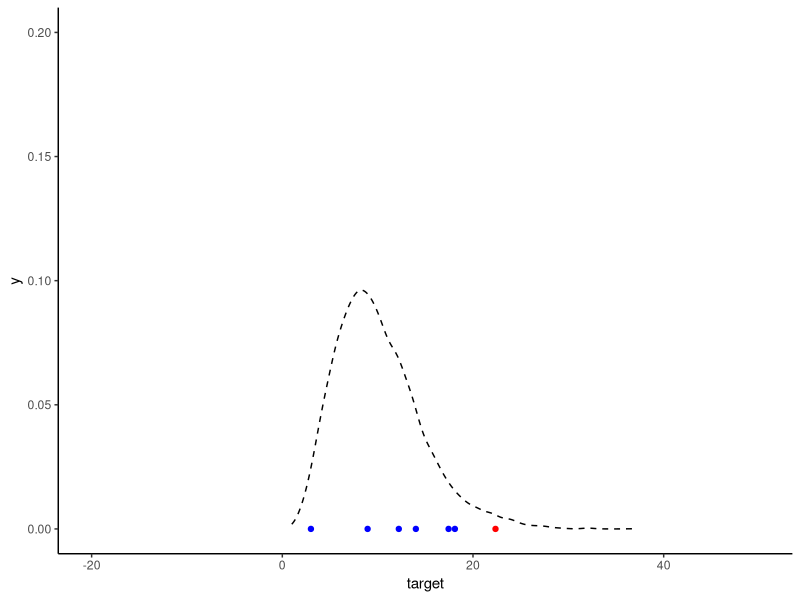
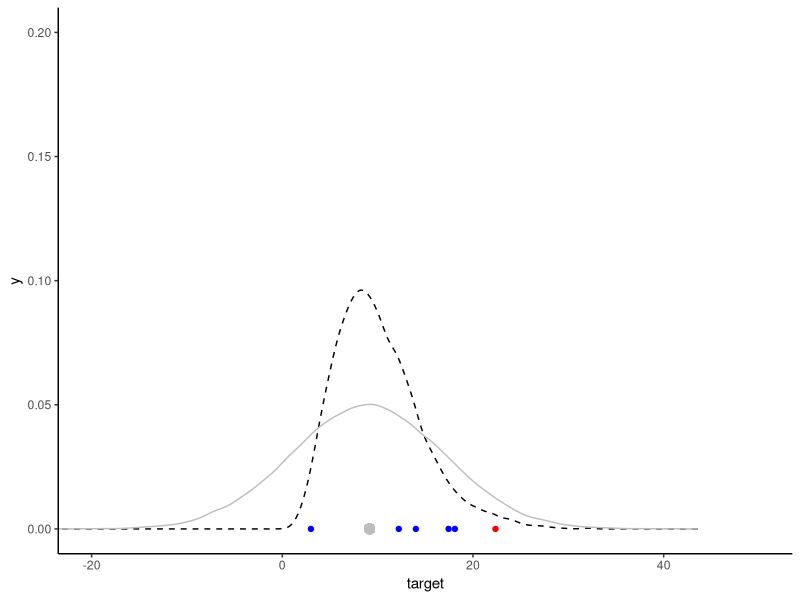
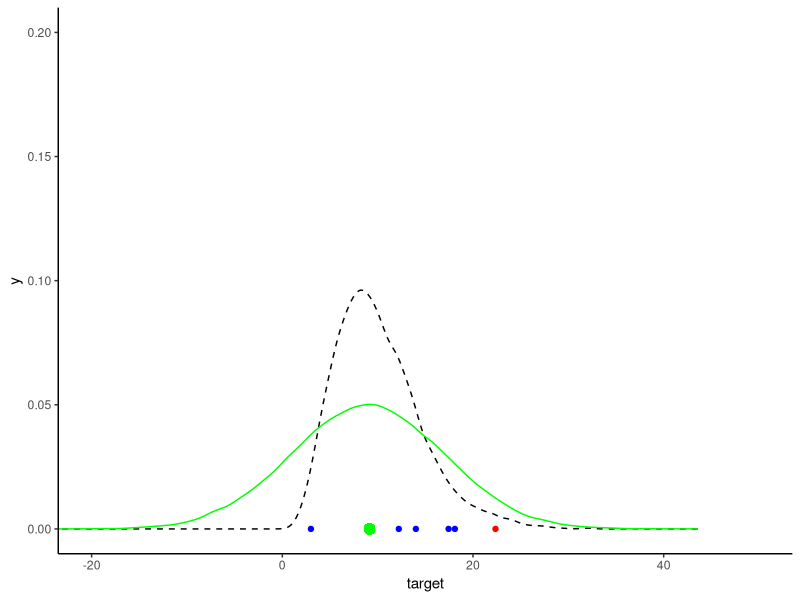
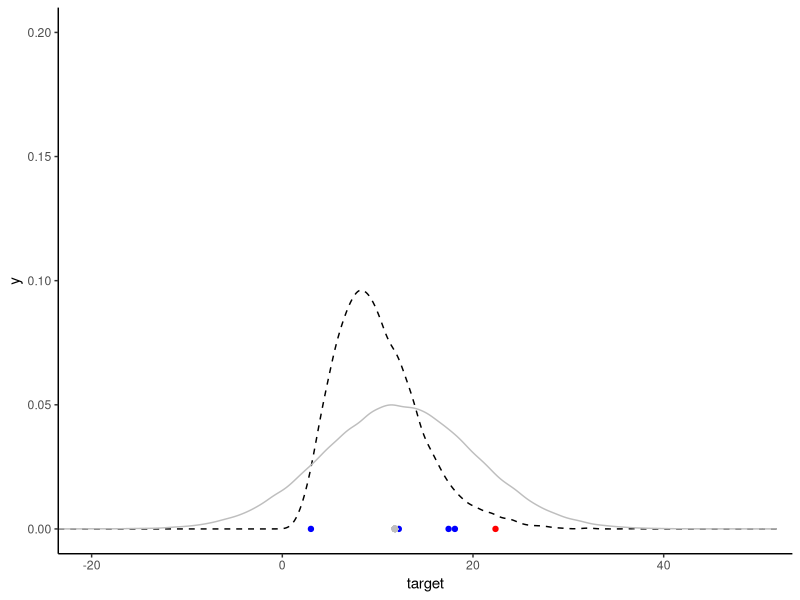

Reproduce these figures in R, in order.
# # TODO: Need to add proposal curves along with points.

# #	blue the i-1 dot and keep the i-1 plot grey,
# #first plot the prop dot and curve (dotted), show the alpha,
# #if accepted, make the curve green (now solid) and dot green as well,
# #else go back to the previous curve and make the dot red
library(ggplot2)
set.seed(1)

chisq_den = function(x, k){
	rtn = 0
	if (x > 0){
		rtn = x^(k/2-1) * exp(-x/2)
	}
	return(rtn)
}

N = 10
h = 100
k = 10
# k =  degrees of freedom
# h = proposal variance N(x, h)
# start = starting value
plots_ar = list() # to store accept reject phase
plots_inter = list() # to store intermediate phase
plots = list() # to store all time steps
samp = numeric(length = N)
prop = numeric(length = N)
acc = numeric(length = N)
target = rchisq(1e4, df = k)

acc[1] = 1
samp[1] = 3
prop[1] = 3
for(t in 2:N){
	prop[t] = rnorm(1, mean = samp[t-1], sd = 8)
	alpha = chisq_den(x = prop[t], k = k) / chisq_den(x = samp[t-1], k = k)
	U = runif(1)
	if(U <= alpha){
		samp[t] = prop[t]
		acc[t] = 1
	} else {
		samp[t] = samp[t-1]
		acc[t] = 0
	}
}
colors = ifelse(acc, "blue", "red")
target_curve = rchisq(1e4, df = k)
### For testing
t = 8
p = ggplot(data = data.frame(target = target_curve), mapping = aes(x = target)) +
	geom_line(stat = 'density', lty = 2) +
	geom_point(data = data.frame(x = prop[1:t-1], y = numeric(length = t-1)), mapping = aes(x = x, y = y), colour = colors[1:t-1]) +
	scale_color_manual(name = "Legend", values = c('blue' = 'blue', 'red' = 'red'), labels = c('red' = 'reject', 'blue' = 'accept')) +
	coord_cartesian(xlim = c(-20, 50), ylim = c(0, 0.2)) +
  theme_classic()
p
prop_curve = rnorm(1e5, mean = samp[t-1], sd = 8)
p1 = p +
	geom_line(data = data.frame(target = prop_curve), mapping = aes(x = target), stat = 'density', color = 'grey') +
	geom_point(mapping = aes(x = prop[t], y = 0), colour = 'gray', size = 3)
color_curr = ifelse(acc[t], "green", "red")
p2 = p +
	geom_line(data = data.frame(target = prop_curve), mapping = aes(x = target), stat = 'density', color = color_curr) +
	geom_point(mapping = aes(x = prop[t], y = 0), colour = color_curr, size = 3)
p1
p2
###------------------


plots_ar[[1]] = ggplot(data = data.frame(target = target_curve), mapping = aes(x = target)) +
	geom_line(stat = 'density', lty = 2) +
	geom_point(data = data.frame(x = prop[1], y = numeric(length = 1)), mapping = aes(x = x, y = y), colour = 'green') +
	scale_color_manual(name = "Legend", values = c('blue' = 'blue', 'red' = 'red'), labels = c('red' = 'reject', 'blue' = 'accept')) +
	coord_cartesian(xlim = c(-20, 50), ylim = c(0, 0.2)) +
  theme_classic()
plots[[1]] = plots_ar[[1]]
counter = 2
for(i in 2:N) {
	p_temp = ggplot(data = data.frame(target = target_curve), mapping = aes(x = target)) +
		geom_line(stat = 'density', lty = 2) +
		geom_point(data = data.frame(x = prop[1:i-1], y = numeric(length = i-1)), mapping = aes(x = x, y = y), colour = colors[1:i-1]) +
		scale_color_manual(name = "Legend", values = c('blue' = 'blue', 'red' = 'red'), labels = c('red' = 'reject', 'blue' = 'accept')) +
		coord_cartesian(xlim = c(-20, 50), ylim = c(0, 0.2)) +
		theme_classic()
	prop_curve = rnorm(1e5, mean = samp[i-1], sd = 8)
	plots[[counter]] = p_temp +
		geom_line(data = data.frame(target = prop_curve), mapping = aes(x = target), stat = 'density', color = 'grey', ) +
		geom_point(mapping = aes(x = prop[i], y = 0), colour = 'gray')
	plots_inter[[i]] = plots[[counter]]
	counter = counter + 1
	color_curr = ifelse(acc[i], 'green', 'red')
	plots[[counter]] = p_temp +
		geom_line(data = data.frame(target = prop_curve), mapping = aes(x = target), stat = 'density', color = color_curr) +
		geom_point(mapping = aes(x = prop[i], y = 0), colour = color_curr)
	plots_ar[[i]] = plots[[counter]]
	counter = counter + 1
}
x = 10
print(plots[[x]])
